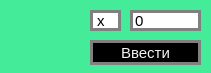
<?xml version="1.0" encoding="UTF-8"?>
<ui version="4.0">
 <class>X</class>
 <widget class="QWidget" name="X">
  <property name="geometry">
   <rect>
    <x>0</x>
    <y>0</y>
    <width>211</width>
    <height>73</height>
   </rect>
  </property>
  <property name="windowTitle">
   <string>x</string>
  </property>
  <property name="styleSheet">
   <string notr="true">background-color: rgb(68, 235, 153);</string>
  </property>
  <widget class="QLabel" name="label">
   <property name="geometry">
    <rect>
     <x>-30</x>
     <y>-20</y>
     <width>111</width>
     <height>81</height>
    </rect>
   </property>
   <property name="styleSheet">
    <string notr="true">background-image: url(:/resource/images/sber.png);</string>
   </property>
   <property name="text">
    <string/>
   </property>
   <property name="pixmap">
    <pixmap>../../misc/images/sber.png</pixmap>
   </property>
  </widget>
  <widget class="QLabel" name="label_2">
   <property name="geometry">
    <rect>
     <x>90</x>
     <y>10</y>
     <width>31</width>
     <height>21</height>
    </rect>
   </property>
   <property name="styleSheet">
    <string notr="true">	background-color: rgb(255, 255, 255);
	color: rgb(0, 0, 0);
	border: 3px solid gray;
	font-size: 15px;
	qproperty-alignment: AlignCenter;</string>
   </property>
   <property name="text">
    <string>x</string>
   </property>
  </widget>
  <widget class="QLineEdit" name="lineEdit">
   <property name="geometry">
    <rect>
     <x>130</x>
     <y>10</y>
     <width>71</width>
     <height>21</height>
    </rect>
   </property>
   <property name="styleSheet">
    <string notr="true">	background-color: rgb(255, 255, 255);
	color: rgb(0, 0, 0);
	border: 3px solid gray;
	font-size: 15px;
	qproperty-alignment: AlignRight;</string>
   </property>
   <property name="text">
    <string>0</string>
   </property>
  </widget>
  <widget class="QPushButton" name="pushButton">
   <property name="geometry">
    <rect>
     <x>90</x>
     <y>40</y>
     <width>111</width>
     <height>25</height>
    </rect>
   </property>
   <property name="styleSheet">
    <string notr="true">QPushButton {	
	background-color: rgb(0, 0, 0);
	color: rgb(243, 243, 243);
	border: 3px solid gray;
	font-size: 15px;
}

QPushButton:pressed {
	background-color:rgb(46, 52, 54);
}</string>
   </property>
   <property name="text">
    <string>Ввести</string>
   </property>
  </widget>
 </widget>
 <resources/>
 <connections/>
</ui>
